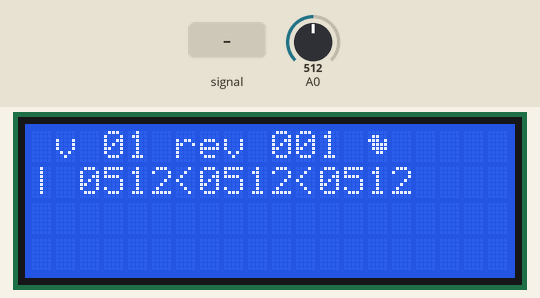
Simulated run of this sketch. Board: Arduino Nano, built with avr-gcc and run on an emulated ATmega328P. Parts: 20×4 character LCD. The test bench sets the inputs (shaded band); at power-on: A0 = 512.

Above: at 1.2 s.
1.3 s: A0 fed a 200 Hz sine of ±81 counts around its level
At 2.2 s:
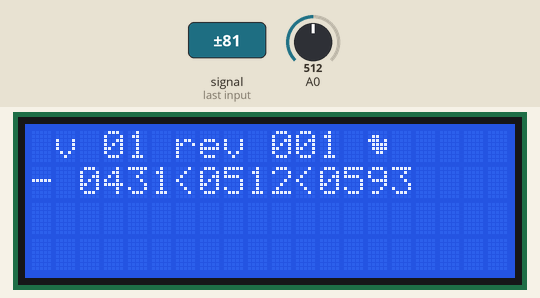
4.3 s: A0 set to 716
At 5.0 s:
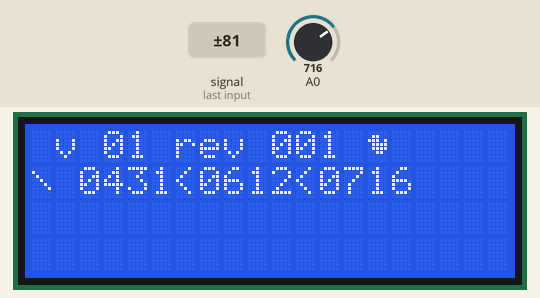
6.6 s: A0 fed a 1000 Hz sine of ±255 counts around its level
At 8.4 s:
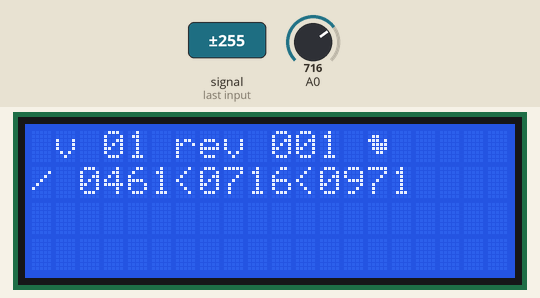
8.8 s: A0 set to 900
At 9.5 s:
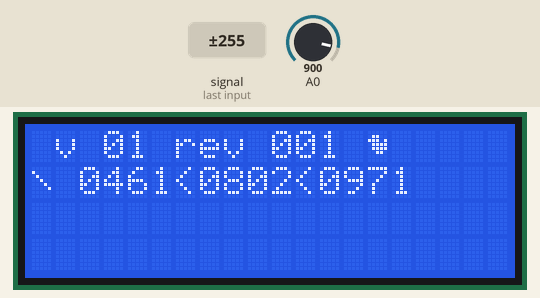
11.1 s: A0 set to 1010
At 11.7 s:
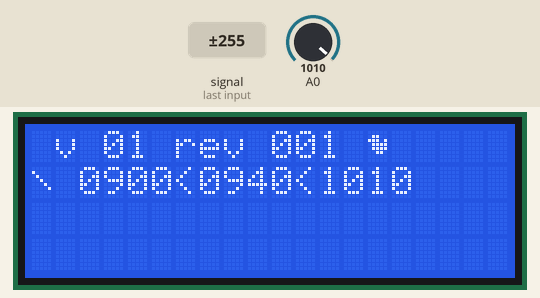
Timing chart, 0 to 14.1 s (numbered marks = the images above; inputs shaded):
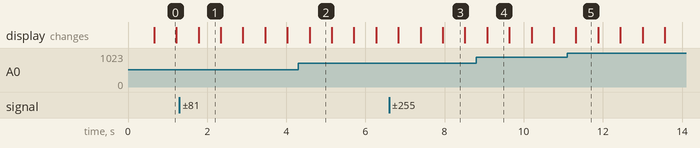

The sketch:

lcd_analog_read.ino
```cpp
//YWROBOT
//Compatible with the Arduino IDE 1.0
#include <Wire.h>
//Library version:1.1.2 (https://github.com/johnrickman/LiquidCrystal_I2C) LiquidCrystal I2C
#include <LiquidCrystal_I2C.h>


/**
  SCHEMATIC

 input is on A0
 it is pulled up (to +5v) with 400k resistor

 LCD screen is connected:

   LCM1602          Arduino
   Funduino          Nano

   SDA        <-->  A4
   SCL        <-->  A5

 */


#if defined(ARDUINO) && ARDUINO >= 100
#define printByte(args)  write(args);
#else
#define printByte(args)  print(args,BYTE);
#endif

uint8_t cc_backslash[8] = { 0x0,0x10,0x8,0x4,0x2,0x1,0x0,0x0};
uint8_t cc_duck[8]  =     { 0x0,0xc,0x1d,0xf,0xf,0x6,0x0,0x0};
uint8_t cc_retarrow[8]  = { 0x1,0x1,0x5,0x9,0x1f,0x8,0x4,0x0};

LiquidCrystal_I2C lcd(0x27,20,4);  // set the LCD address to 0x27 for a 16 chars and 2 line display

void setup()
{
  lcd.init();                      // initialize the lcd
  // Print a message to the LCD.
  lcd.backlight();
  lcd.createChar(1, cc_backslash);
  lcd.createChar(4, cc_duck);
  lcd.createChar(7, cc_retarrow);


  lcd.setCursor(1,0);
  lcd.print("v 01 rev 001 "); lcd.printByte(4);
//  lcd.setCursor(2,1);
//  lcd.print("" + String(analogRead(A0)));
//  lcd.print("Ywrobot Arduino!");
//   lcd.setCursor(0,2);
//  lcd.print("Arduino LCM IIC 2004");
//   lcd.setCursor(2,3);
//  lcd.print("Power By Ec-yuan!");
}

String format(int v) {
  int d = 0;
  if (v < 1000) d++;
  if (v < 100) d++;
  if (v < 10) d++;
  String res = "";
  for (int i = 0; i < d; i++) res += "0";
  return res + String(v);
}

int z = 0;

void loop()
{
  // run measurements
  int _min = 3000;
  int _max = 0;
  long sum = 0;
  int c = 5000;

  for (int i = 0; i < c; i++) {
    int v = analogRead(A0);
    if (v < _min) _min = v;
    if (v > _max) _max = v;
    sum += v;
  }

  lcd.setCursor(0,1);
  long avg = sum / c;

  String zStr; // |/-\
  // -------------------
  if (z == 0) {
    zStr = "|";
  } else if (z == 1) {
    zStr = "/";
  } else if (z == 2) {
    zStr = "-";
  } else if (z == 3) {
    zStr = "\x01";
  }

  z = ++z % 4;

  lcd.print(zStr + " " + format(_min) + "<" + format(avg) + "<" + format(_max) + "       ");
  //delay(100);
}
```

Measured:
- what the display in image 1 shows lasts 0.5 s, from 1.8 s to 2.3 s
